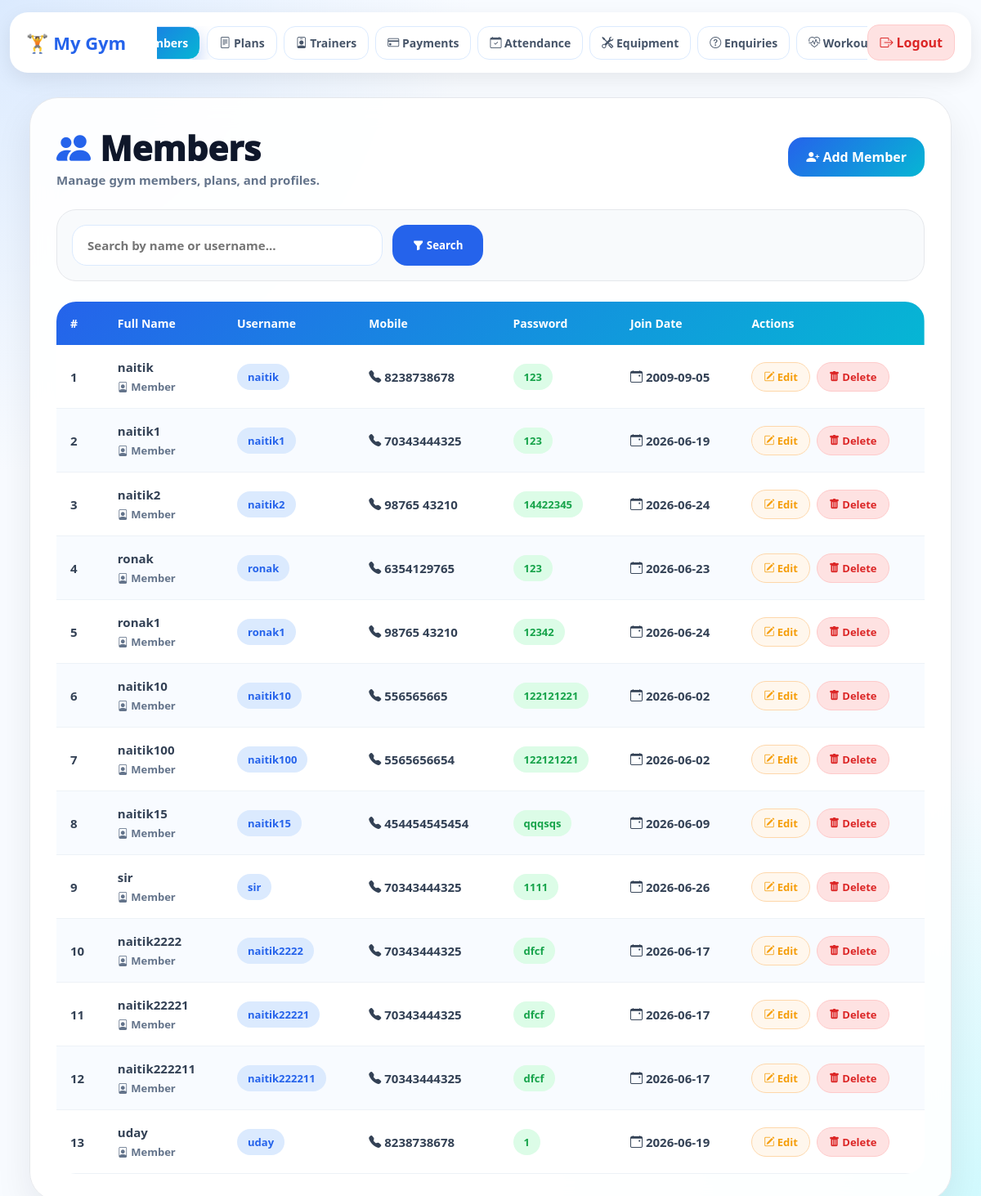
The app's page /adminmember/ with its own data.
### Gym/models.py (models this page shows, shortened)
class gym_member(models.Model):
    mid=models.AutoField(primary_key=True)
    mname=models.CharField(max_length=50)
    mpass=models.CharField(max_length=50)
    maddress=models.CharField(max_length=150)
    mgender=models.CharField(max_length=100)
    mage=models.CharField(max_length=20)
    mtime=models.CharField(max_length=10)
    mmobile=models.CharField(max_length=15)

### Gym/views.py (the view)
# urls.py: path('adminmember/', views.adminmember, name='adminmember'),
def adminmember(request):
    adminmember = gym_member.objects.all()
    return render(request, "adminmember.html", {"members": adminmember})

### Gym/templates/adminmember.html (shortened to what this page needs)
{% load static %}
<!doctype html>
<html>
  <head>
<link rel="stylesheet"
href="https://cdn.jsdelivr.net/npm/bootstrap-icons@1.11.3/font/bootstrap-icons.min.css">
  </head>
  <body>
    <nav class="navbar">
      <div class="logo">🏋 My Gym</div>
      <div class="menu">
        <a class="nav-link active" href="{% url 'adminmember' %}"> Members</a>
        <a href="{% url 'adminplan' %}"><i class="bi bi-file-text"></i> Plans</a>
        <a href="{% url 'admintrainers' %}"><i class="bi bi-person-badge"></i> Trainers</a>
        <a href="{% url 'adminpayment' %}"><i class="bi bi-credit-card"></i> Payments</a>
        <a href="{% url 'adminattendance' %}"><i class="bi bi-calendar-check"></i> Attendance</a>
        <a href="{% url 'adminequipment' %}"><i class="bi bi-tools"></i> Equipment</a>
        <a href="{% url 'adminenquiries' %}"><i class="bi bi-question-circle"></i> Enquiries</a>
        <a href="{% url 'adminworkoutplans' %}"><i class="bi bi-heart-pulse"></i> Workout Plans</a>
    </div>
    <a href="{% url 'adminlogout' %}" class="logout-btn">
        <i class="bi bi-box-arrow-right"></i> Logout
    </a>
    </nav>
    <div class="container">
      <div class="card">
        <div class="header">
          <div>
            <h2>
              <i class="bi bi-people-fill"></i>
              Members
            </h2>
            <small>Manage gym members, plans, and profiles.</small>
          </div>
          <a href="{% url 'adminaddmember' %}" class="add-btn">
            <i class="bi bi-person-plus-fill"></i>
            Add Member
          </a>
        </div>
        <form method="GET">
          <div class="search-area">
            <input
              type="text"
              name="q"
              placeholder="Search by name or username..."
            />
            <button type="submit">
              <i class="bi bi-funnel-fill"></i>
              Search
            </button>
          </div>
        </form>
        <table>
          <thead>
            <tr>
              <th>#</th>
              <th>Full Name</th>
              <th>Username</th>
              <th>Mobile</th>
              <th>Password</th>
              <th>Join Date</th>
              <th>Actions</th>
            </tr>
          </thead>
          <tbody>
            {% for member in members %}
            <tr>
              <td>{{ forloop.counter }}</td>
              <td>
                <strong>{{ member.mname }}</strong>
                <div class="member-role">
                  <i class="bi bi-file-person"></i>
                  Member
                </div>
              </td>
              <td>
                <span class="badge bg-secondary"> {{ member.mname }} </span>
              </td>
              <td>
                <i class="bi bi-telephone-fill"></i>
                {{ member.mmobile }}
              </td>
              <td>
                <span class="badge"> {{ member.mpass }} </span>
              </td>
              <td>
                <i class="bi bi-calendar-event"></i>
                {{ member.mtime }}
              </td>
              <td>
                <div class="action-btns">
                  <a href="/admineditmember/{{ member.mid }}/" class="edit-btn">
                    <i class="bi bi-pencil-square"></i>
                    Edit
                  </a>
                  <a
                    href="/admindeletemember/{{ member.mid }}/"
                    class="delete-btn"
                    onclick="
                      return confirm(
                        'Are you sure you want to delete this member?',
                      );
                    "
                  >
                    <i class="bi bi-trash-fill"></i>
                    Delete
                  </a>
                </div>
              </td>
            </tr>
            {% empty %}
            <tr>
              <td colspan="7">No members found.</td>
            </tr>
            {% endfor %}
          </tbody>
        </table>
      </div>
    </div>
  </body>
</html>

### Gym/templates/adminmember.html (style rules this page uses)
* { margin: 0; padding: 0; box-sizing: border-box; font-family: "Segoe UI", sans-serif; }
body { min-height: 100vh; background: radial-gradient(circle at top left, #dbeafe 0%, transparent 30%), radial-gradient(circle at bottom right, #cffafe 0%, transparent 30%), #f8fbff; }
.navbar { width: 98%; margin: 15px auto; background: #ffffff; border-radius: 22px; padding: 15px 20px; display: flex; align-items: center; justify-content: space-between; box-shadow: 0 8px 25px rgba(0, 0, 0, 0.08); }
.nav-link.active { background:linear-gradient(135deg,#2563eb,#06b6d4); color:white !important; box-shadow:0 10px 22px rgba(37,99,235,.28); }
.logo { display: flex; align-items: center; font-size: 22px; font-weight: 900; color: #2563eb; min-width: 160px; }
.menu { flex: 1; display: flex; justify-content: center; align-items: center; gap: 8px; flex-wrap: nowrap; white-space: nowrap; overflow-x: auto; scrollbar-width: none; }
.menu a { text-decoration: none; color: #475569; font-size: 14px; font-weight: 700; padding: 10px 14px; border: 1px solid #dbeafe; border-radius: 14px; background: #fff; transition: 0.3s; flex-shrink: 0; }
.logout-btn { background: #fee2e2; color: #dc2626; padding: 10px 14px; border-radius: 14px; text-decoration: none; font-weight: 700; border: 1px solid #fecaca; flex-shrink: 0; }
.container { width: 94%; margin: 30px auto; }
.card { background: rgba(255, 255, 255, 0.92); backdrop-filter: blur(15px); border-radius: 35px; padding: 32px; box-shadow: 0 18px 45px rgba(15, 23, 42, 0.08); border: 1px solid #e5e7eb; }
.header { display: flex; justify-content: space-between; align-items: center; gap: 15px; flex-wrap: wrap; margin-bottom: 20px; }
.header h2 { font-size: 42px; font-weight: 950; color: #0f172a; }
.header h2 i { color: #2563eb; }
.header small { color: #64748b; font-size: 15px; font-weight: 700; }
.add-btn { background: linear-gradient(135deg, #2563eb, #06b6d4); color: #fff; padding: 13px 22px; border-radius: 18px; text-decoration: none; font-weight: 900; transition: 0.3s; }
.search-area { margin: 25px 0; display: flex; gap: 12px; flex-wrap: wrap; background: #f8fafc; padding: 18px; border-radius: 24px; border: 1px solid #e5e7eb; }
.search-area input { width: 380px; max-width: 100%; padding: 14px 18px; border: 1px solid #dbeafe; border-radius: 18px; outline: none; font-size: 15px; font-weight: 700; background: white; }
.search-area button { padding: 14px 25px; border: none; border-radius: 18px; background: #2563eb; color: white; font-weight: 900; cursor: pointer; transition: 0.3s; }
table { width: 100%; border-collapse: collapse; overflow: hidden; border-radius: 24px; }
thead { background: linear-gradient(135deg, #2563eb, #06b6d4); }
th { color: white; text-align: left; padding: 17px; font-size: 14px; font-weight: 900; }
td { padding: 17px; border-bottom: 1px solid #edf2f7; font-size: 15px; color: #334155; font-weight: 700; background: white; }
tbody tr:nth-child(even) td { background: #f8fbff; }
.member-role { font-size: 13px; color: #64748b; margin-top: 5px; font-weight: 700; }
.badge { background: #dcfce7; color: #16a34a; padding: 7px 13px; border-radius: 20px; font-size: 13px; font-weight: 900; display: inline-block; }
.bg-secondary { background: #dbeafe !important; color: #2563eb !important; }
.action-btns { display: flex; gap: 8px; flex-wrap: wrap; }
.edit-btn, .delete-btn { padding: 8px 14px; border-radius: 18px; text-decoration: none; font-size: 13px; font-weight: 900; transition: 0.3s; }
.edit-btn { color: #f59e0b; background: #fff7ed; border: 1px solid #fed7aa; }
.delete-btn { color: #dc2626; background: #fee2e2; border: 1px solid #fecaca; }

### records on screen
gym_member: mname "naitik", mmobile "8238738678", mpass "123", mtime "2009-09-05"
gym_member: mname "naitik1", mmobile "70343444325", mpass "123", mtime "2026-06-19"
gym_member: mname "naitik2", mmobile "98765 43210", mpass "14422345", mtime "2026-06-24"
gym_member: mname "ronak", mmobile "6354129765", mpass "123", mtime "2026-06-23"
gym_member: mname "ronak1", mmobile "98765 43210", mpass "12342", mtime "2026-06-24"
gym_member: mname "naitik10", mmobile "556565665", mpass "122121221", mtime "2026-06-02"
gym_member: mname "naitik100", mmobile "5565656654", mpass "122121221", mtime "2026-06-02"
gym_member: mname "naitik15", mmobile "454454545454", mpass "qqqsqs", mtime "2026-06-09"
gym_member: mname "sir", mmobile "70343444325", mpass "1111", mtime "2026-06-26"
gym_member: mname "naitik2222", mmobile "70343444325", mpass "dfcf", mtime "2026-06-17"
gym_member: mname "naitik22221", mmobile "70343444325", mpass "dfcf", mtime "2026-06-17"
gym_member: mname "naitik222211", mmobile "70343444325", mpass "dfcf", mtime "2026-06-17"
gym_member: mname "uday", mmobile "8238738678", mpass "1", mtime "2026-06-19"
